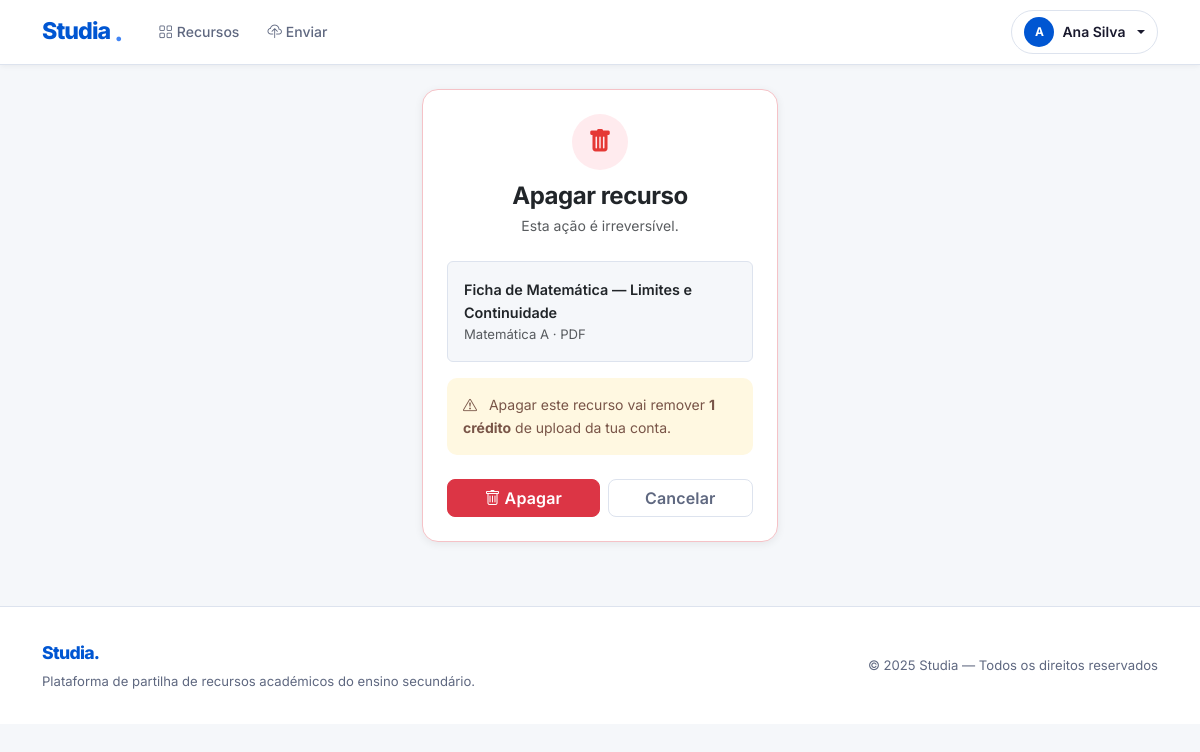
The page /resources/2/apagar/ (signed in) on the database its author committed.
### apps/accounts/models.py (models this page shows, shortened)
class User(AbstractBaseUser, PermissionsMixin):
    ANOS_LETIVOS = [
        ("10", "10º Ano"),
        ("11", "11º Ano"),
        ("12", "12º Ano"),
    ]
    CURSOS = [
        ("CT",  "Ciências e Tecnologias"),
        ("CSE", "Ciências Socioeconómicas"),
        ("LH",  "Línguas e Humanidades"),
        ("AV",  "Artes Visuais"),
        ("TGPSI",  "Técnico de Gestão e Programação de Sistemas Informáticos"),
        ("TPSI",   "Técnico de Programação Informática"),
        ("TGE",    "Técnico de Gestão"),
        ("TM",     "Técnico de Marketing"),
        ("TAD",    "Técnico de Auxiliar de Saúde"),
        ("TGRC",   "Técnico de Gestão e Recursos Humanos e Comunicação"),
        ("TAAM",   "Técnico de Apoio à Gestão Desportiva"),
        ("TCOM",   "Técnico de Comunicação / Marketing e Publicidade"),
        ("TIT",    "Técnico de Instalações Elétricas"),
        ("TRSI",   "Técnico de Redes e Sistemas Informáticos"),
        ("TCMA",   "Técnico de Construção Civil / Medições e Orçamentos"),
        ("TGA",    "Técnico de Restauração / Cozinha e Pastelaria"),
        ("TTUR",   "Técnico de Turismo"),
        ("TAGRO",  "Técnico de Agropecuária"),
        ("TDG",    "Técnico de Design Gráfico"),
        ("TMOD",   "Técnico de Multimédia"),
        ("TELE",   "Técnico de Eletrónica, Automação e Computadores"),
        ("TMEC",   "Técnico de Mecatrónica"),
        ("TAUT",   "Técnico de Manutenção Industrial / Eletromecânica"),
        ("OUTRO",  "Outro"),
    ]
    CURSOS_DICT = dict(CURSOS)
    email       = models.EmailField(unique=True, verbose_name="Email institucional")
    nome        = models.CharField(max_length=150)
    curso       = models.CharField(max_length=10, choices=CURSOS)
    ano_letivo  = models.CharField(max_length=2, choices=ANOS_LETIVOS)
    instituicao = models.CharField(max_length=150)
    is_active = models.BooleanField(default=True)
    is_staff  = models.BooleanField(default=False)
    date_joined = models.DateTimeField(default=timezone.now)
    total_uploads        = models.PositiveIntegerField(default=0)
    total_downloads      = models.PositiveIntegerField(default=0)
    total_reports_falsos = models.PositiveIntegerField(default=0)
    objects = UserManager()
    USERNAME_FIELD  = "email"
    REQUIRED_FIELDS = ["nome", "curso", "ano_letivo", "instituicao"]
    class Meta:
        verbose_name        = "Utilizador"
        verbose_name_plural = "Utilizadores"

### apps/resources/models.py (models this page shows, shortened)
class Resource(models.Model):
    TIPO_ARQUIVO_CHOICES = [
        ("PDF",  "PDF"),
        ("DOCX", "DOCX"),
        ("PPTX", "PPTX"),
        ("IMG",  "Imagem"),
    ]
    usuario = models.ForeignKey(
        User,
        on_delete=models.CASCADE,
        related_name="resources",
        verbose_name="Aluno que enviou",
    )
    nome       = models.CharField(max_length=255, verbose_name="Título do recurso")
    curso      = models.CharField(max_length=10, choices=Aluno.CURSOS)
    ano_letivo = models.CharField(max_length=2)
    disciplina = models.CharField(max_length=100)
    tipo_arquivo = models.CharField(
        max_length=10, choices=TIPO_ARQUIVO_CHOICES, blank=True
    )
    instituicao = models.CharField(max_length=150)
    professor   = models.CharField(max_length=150, blank=True, null=True)
    nome_normalizado       = models.CharField(max_length=255, blank=True, db_index=True)
    disciplina_normalizada = models.CharField(max_length=100, blank=True, db_index=True)
    professor_normalizado  = models.CharField(max_length=150, blank=True)
    arquivo = models.FileField(
        upload_to=resource_upload_path,
        validators=[
            FileExtensionValidator(
                allowed_extensions=["pdf", "docx", "doc", "pptx", "ppt", "jpg", "jpeg", "png"]
            )
        ],
        blank=True,
        null=True,
    )
    hash_arquivo = models.CharField(max_length=64, blank=True, null=True, db_index=True)
    phash = models.CharField(max_length=64, blank=True, default='', db_index=False)
    suspenso = models.BooleanField(default=False)
    total_downloads = models.PositiveIntegerField(default=0)
    total_salvos    = models.PositiveIntegerField(default=0)
    data_upload = models.DateTimeField(default=timezone.now)
    class Meta:
        verbose_name         = "Recurso"
        verbose_name_plural  = "Recursos"
        ordering             = ["-data_upload"]

### apps/resources/views.py (the view)
# urls.py: path("<int:pk>/apagar/", views.apagar_recurso_view, name="apagar"),
@login_required
def apagar_recurso_view(request, pk):
    if request.user.is_staff:
        recurso = get_object_or_404(Resource, pk=pk)
    else:
        recurso = get_object_or_404(Resource, pk=pk, usuario=request.user)
    if request.method == "POST":
        recurso.delete()
        messages.success(request, "Recurso apagado com sucesso!")
        return redirect("resources:lista")
    return render(request, "resources/apagar.html", {"recurso": recurso})

### apps/resources/templates/resources/apagar.html (shortened to what this page needs)
{% extends 'base.html' %}
{% block content %}
<div class="row justify-content-center">
  <div class="col-md-5 col-lg-4">
    <div class="card" style="border-color:#f5c2c7 !important;">
      <div class="card-body p-4">
        <div class="text-center mb-4">
          <div style="width:56px;height:56px;border-radius:50%;background:#ffebee;display:inline-flex;align-items:center;justify-content:center;margin-bottom:.75rem;">
            <i class="bi bi-trash-fill" style="font-size:1.5rem;color:var(--st-danger);"></i>
          </div>
          <h4 class="fw-bold mb-1" style="letter-spacing:-.02em;">Apagar recurso</h4>
          <p class="text-muted" style="font-size:.875rem;">Esta ação é irreversível.</p>
        </div>
        <div class="p-3 mb-3 rounded" style="background:var(--st-surface);border:1px solid var(--st-border);">
          <div class="fw-semibold" style="font-size:.9rem;">{{ recurso.nome }}</div>
          <div class="text-muted" style="font-size:.82rem;">{{ recurso.disciplina }} &middot; {{ recurso.tipo_arquivo }}</div>
        </div>
        <div class="alert alert-warning" style="font-size:.875rem;">
          <i class="bi bi-exclamation-triangle me-2"></i>
          Apagar este recurso vai remover <strong>1 crédito</strong> de upload da tua conta.
        </div>
        <form method="post" class="mt-4">
          <div class="d-flex gap-2">
            <button type="submit" class="btn btn-danger flex-fill">
              <i class="bi bi-trash me-1"></i>Apagar
            </button>
            <a href="{% url 'resources:detalhes' recurso.pk %}" class="btn btn-outline-secondary flex-fill">Cancelar</a>
          </div>
        </form>
      </div>
    </div>
  </div>
</div>
{% endblock %}

### templates/base.html (shortened to what this page needs)
<!DOCTYPE html>
<html lang="pt">
<head>
  <link href="https://cdn.jsdelivr.net/npm/bootstrap@5.3.3/dist/css/bootstrap.min.css" rel="stylesheet">
  <link href="https://cdn.jsdelivr.net/npm/bootstrap-icons@1.11.3/font/bootstrap-icons.min.css" rel="stylesheet">
  <link rel="stylesheet" href="/static/css/style.css">
</head>
<body>
<nav class="navbar navbar-expand-lg st-navbar sticky-top">
  <div class="container">
    <a class="st-brand" href="{% url 'home' %}">
      Studia<span class="brand-dot">.</span>
    </a>
    <div class="collapse navbar-collapse ms-4" id="navMenu">
      <ul class="navbar-nav me-auto gap-1">
        {% if user.is_authenticated %}
        <li class="nav-item">
          <a class="nav-link st-nav-link" href="{% url 'resources:lista' %}">
            <i class="bi bi-grid me-1"></i>Recursos
          </a>
        </li>
        <li class="nav-item">
          <a class="nav-link st-nav-link" href="{% url 'resources:upload' %}">
            <i class="bi bi-cloud-upload me-1"></i>Enviar
          </a>
        </li>
        {% endif %}
      </ul>
      <ul class="navbar-nav ms-auto gap-2 align-items-center">
        {% if user.is_authenticated %}
        <li class="nav-item dropdown st-dropdown">
          <a class="nav-link st-user-pill dropdown-toggle" href="#" data-bs-toggle="dropdown">
            <span class="st-avatar-sm">{{ user.nome|first|upper }}</span>
            <span class="d-none d-md-inline">{{ user.nome }}</span>
          </a>
        </li>
        {% endif %}
      </ul>
    </div>
  </div>
</nav>
<main class="container my-4">{% block content %}{% endblock %}</main>
<footer class="st-footer">
  <div class="container d-flex flex-column flex-md-row align-items-center justify-content-between gap-2">
    <div>
      <span class="st-footer-brand">Studia.</span>
      <p class="mb-0 mt-1">Plataforma de partilha de recursos académicos do ensino secundário.</p>
    </div>
    <p class="mb-0">&copy; 2025 Studia — Todos os direitos reservados</p>
  </div>
</footer>
</body>
</html>

### static/css/style.css (style rules this page uses)
:root { --st-blue: #0056d2; --st-blue-hover: #004ab5; --st-blue-light: #e8f0fe; --st-blue-mid: #4285f4; --st-white: #ffffff; --st-surface: #f5f7fa; --st-surface-2: #eef1f6; --st-border: #dde3ee; --st-text: #1a1a2e; --st-text-muted: #5f6880; --st-text-subtle: #8d95a8; --st-success: #1dac78; --st-warning: #f5a623; --st-danger: #e53935; --st-info: #0288d1; --st-radius: 10px; --st-radius-lg: 16px; --st-shadow: 0 1px 4px rgba(0,0,0,.08), 0 4px 16px rgba(0,0,0,.06); --st-shadow-card: 0 2px 8px rgba(0,0,0,.07); --st-font: 'Inter', 'Segoe UI', system-ui, sans-serif; }
*, *::before, *::after { box-sizing: border-box; }
html { scroll-behavior: smooth; }
body { font-family: var(--st-font); background-color: var(--st-surface); color: var(--st-text); font-size: 15px; line-height: 1.6; -webkit-font-smoothing: antialiased; }
.st-navbar { background: var(--st-white) !important; border-bottom: 1px solid var(--st-border); box-shadow: 0 1px 6px rgba(0,0,0,.06); padding: 0; min-height: 64px; }
.st-navbar .container { min-height: 64px; display: flex; align-items: center; }
.st-brand { font-size: 1.45rem; font-weight: 800; letter-spacing: -0.04em; color: var(--st-blue) !important; text-decoration: none !important; display: flex; align-items: center; gap: .25rem; }
.st-brand .brand-dot { color: var(--st-blue-mid); font-size: 1.6rem; line-height: 1; }
.st-nav-link { font-size: .875rem; font-weight: 500; color: var(--st-text-muted) !important; padding: .35rem .75rem !important; border-radius: 6px; transition: color .15s, background .15s; }
.st-nav-link i { font-size: .9rem; }
.st-user-pill { display: flex; align-items: center; gap: .5rem; font-size: .875rem; font-weight: 600; color: var(--st-text) !important; padding: .35rem .75rem !important; border-radius: 24px; border: 1px solid var(--st-border); background: var(--st-white); transition: box-shadow .15s, border-color .15s; }
.st-avatar-sm { width: 30px; height: 30px; border-radius: 50%; background: var(--st-blue); color: #fff; display: inline-flex; align-items: center; justify-content: center; font-size: .75rem; font-weight: 700; flex-shrink: 0; }
.btn { font-family: var(--st-font); font-weight: 600; border-radius: 8px; transition: all .15s; letter-spacing: .01em; }
.btn-outline-secondary { border-color: var(--st-border) !important; color: var(--st-text-muted) !important; }
.card { border: 1px solid var(--st-border) !important; border-radius: var(--st-radius-lg) !important; box-shadow: var(--st-shadow-card) !important; background: var(--st-white); }
.alert { border-radius: var(--st-radius) !important; border: none !important; font-size: .875rem; }
.alert-warning { background: #fff8e1; color: #795548; }
.st-footer { background: var(--st-white); border-top: 1px solid var(--st-border); padding: 2rem 0; margin-top: 4rem; }
.st-footer-brand { font-size: 1.1rem; font-weight: 800; color: var(--st-blue); letter-spacing: -.04em; }
.st-footer p, .st-footer a { font-size: .82rem; color: var(--st-text-muted); }

### rows shown on the page
User: nome|first "A", nome "Ana Silva"
Resource: nome "Ficha de Matemática — Limites e Continuidade", disciplina "Matemática A", tipo_arquivo "PDF"
